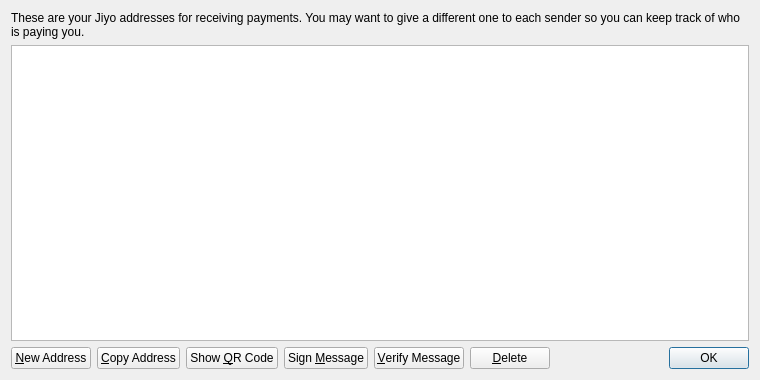
<?xml version="1.0" encoding="UTF-8"?>
<ui version="4.0">
 <class>AddressBookPage</class>
 <widget class="QWidget" name="AddressBookPage">
  <property name="geometry">
   <rect>
    <x>0</x>
    <y>0</y>
    <width>760</width>
    <height>380</height>
   </rect>
  </property>
  <property name="windowTitle">
   <string>Address Book</string>
  </property>
  <layout class="QVBoxLayout" name="verticalLayout">
   <item>
    <widget class="QLabel" name="labelExplanation">
     <property name="text">
      <string>These are your Jiyo addresses for receiving payments. You may want to give a different one to each sender so you can keep track of who is paying you.</string>
     </property>
     <property name="textFormat">
      <enum>Qt::PlainText</enum>
     </property>
     <property name="wordWrap">
      <bool>true</bool>
     </property>
    </widget>
   </item>
   <item>
    <widget class="QTableView" name="tableView">
     <property name="contextMenuPolicy">
      <enum>Qt::CustomContextMenu</enum>
     </property>
     <property name="toolTip">
      <string>Double-click to edit address or label</string>
     </property>
     <property name="tabKeyNavigation">
      <bool>false</bool>
     </property>
     <property name="alternatingRowColors">
      <bool>true</bool>
     </property>
     <property name="selectionMode">
      <enum>QAbstractItemView::SingleSelection</enum>
     </property>
     <property name="selectionBehavior">
      <enum>QAbstractItemView::SelectRows</enum>
     </property>
     <property name="sortingEnabled">
      <bool>true</bool>
     </property>
     <attribute name="verticalHeaderVisible">
      <bool>false</bool>
     </attribute>
    </widget>
   </item>
   <item>
    <layout class="QHBoxLayout" name="horizontalLayout">
     <item>
      <widget class="QPushButton" name="newAddressButton">
       <property name="toolTip">
        <string>Create a new address</string>
       </property>
       <property name="text">
        <string>&amp;New Address</string>
       </property>
       <property name="icon">
        <iconset resource="../bitcoin.qrc">
         <normaloff>:/icons/add</normaloff>:/icons/add</iconset>
       </property>
      </widget>
     </item>
     <item>
      <widget class="QPushButton" name="copyToClipboard">
       <property name="toolTip">
        <string>Copy the currently selected address to the system clipboard</string>
       </property>
       <property name="text">
        <string>&amp;Copy Address</string>
       </property>
       <property name="icon">
        <iconset resource="../bitcoin.qrc">
         <normaloff>:/icons/editcopy</normaloff>:/icons/editcopy</iconset>
       </property>
      </widget>
     </item>
     <item>
      <widget class="QPushButton" name="showQRCode">
       <property name="text">
        <string>Show &amp;QR Code</string>
       </property>
       <property name="icon">
        <iconset resource="../bitcoin.qrc">
         <normaloff>:/icons/qrcode</normaloff>:/icons/qrcode</iconset>
       </property>
      </widget>
     </item>
     <item>
      <widget class="QPushButton" name="signMessage">
       <property name="toolTip">
        <string>Sign a message to prove you own a Jiyo address</string>
       </property>
       <property name="text">
        <string>Sign &amp;Message</string>
       </property>
       <property name="icon">
        <iconset resource="../bitcoin.qrc">
         <normaloff>:/icons/edit</normaloff>:/icons/edit</iconset>
       </property>
      </widget>
     </item>
     <item>
      <widget class="QPushButton" name="verifyMessage">
       <property name="toolTip">
        <string>Verify a message to ensure it was signed with a specified Jiyo address</string>
       </property>
       <property name="text">
        <string>&amp;Verify Message</string>
       </property>
       <property name="icon">
        <iconset resource="../bitcoin.qrc">
         <normaloff>:/icons/transaction_0</normaloff>:/icons/transaction_0</iconset>
       </property>
      </widget>
     </item>
     <item>
      <widget class="QPushButton" name="deleteButton">
       <property name="toolTip">
        <string>Delete the currently selected address from the list</string>
       </property>
       <property name="text">
        <string>&amp;Delete</string>
       </property>
       <property name="icon">
        <iconset resource="../bitcoin.qrc">
         <normaloff>:/icons/remove</normaloff>:/icons/remove</iconset>
       </property>
      </widget>
     </item>
     <item>
      <spacer name="horizontalSpacer">
       <property name="orientation">
        <enum>Qt::Horizontal</enum>
       </property>
       <property name="sizeHint" stdset="0">
        <size>
         <width>40</width>
         <height>20</height>
        </size>
       </property>
      </spacer>
     </item>
     <item>
      <widget class="QDialogButtonBox" name="buttonBox">
       <property name="sizePolicy">
        <sizepolicy hsizetype="Maximum" vsizetype="Fixed">
         <horstretch>0</horstretch>
         <verstretch>0</verstretch>
        </sizepolicy>
       </property>
       <property name="standardButtons">
        <set>QDialogButtonBox::Ok</set>
       </property>
      </widget>
     </item>
    </layout>
   </item>
  </layout>
 </widget>
 <resources>
  <include location="../bitcoin.qrc"/>
 </resources>
 <connections/>
</ui>
